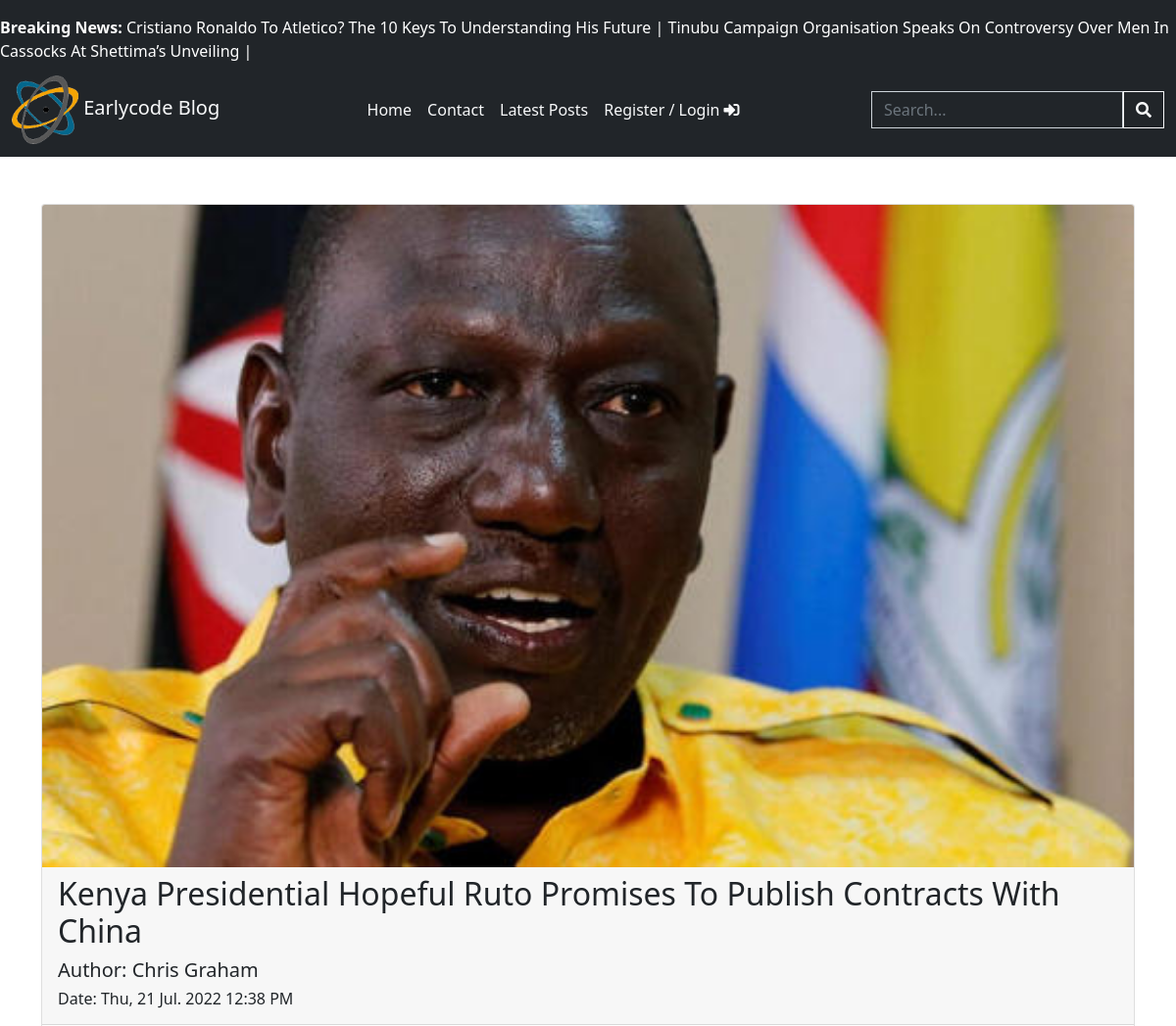
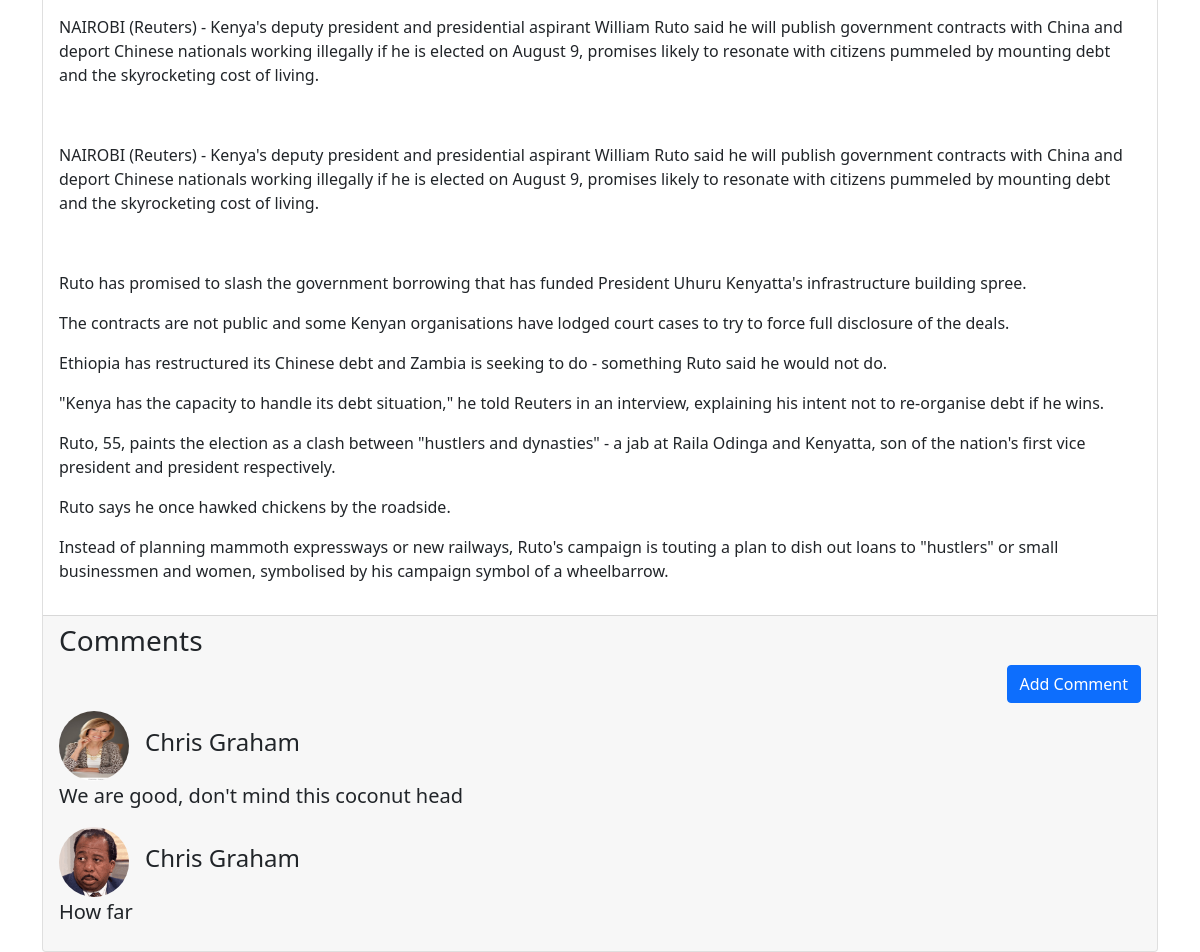
Screenshot of /post?q=5UWuoJvzj with the database file from the repository (2 pictures, top to bottom).
### tables this page shows
CREATE TABLE `tbl_posts` (
  `id` int(11) NOT NULL,
  `post_id` varchar(30) NOT NULL,
  `userid` varchar(20) NOT NULL,
  `title` varchar(400) NOT NULL,
  `main_img` varchar(50) NOT NULL,
  `post_article` varchar(5000) NOT NULL,
  `post_status` varchar(10) NOT NULL,
  `date_created` timestamp NOT NULL DEFAULT current_timestamp() ON UPDATE current_timestamp()
);

CREATE TABLE `users` (
  `id` int(11) NOT NULL,
  `full_name` varchar(300) NOT NULL,
  `email` varchar(300) NOT NULL,
  `phone` varchar(20) NOT NULL,
  `gender` varchar(15) NOT NULL,
  `dob` varchar(30) NOT NULL,
  `country` varchar(100) NOT NULL,
  `user_password` varchar(300) NOT NULL,
  `prof_pic` varchar(100) NOT NULL,
  `user_role` varchar(30) NOT NULL,
  `password_reset` varchar(10) NOT NULL,
  `date_created` date NOT NULL
);

CREATE TABLE `tbl_comments` (
  `id` int(11) NOT NULL,
  `post_id` varchar(30) NOT NULL,
  `userid` varchar(30) NOT NULL,
  `comment` varchar(1000) NOT NULL,
  `date_created` timestamp NOT NULL DEFAULT current_timestamp() ON UPDATE current_timestamp()
);

### assets/modules/sessions.php (called while the page is built, shortened)
<?php
    function getValue($connect,$select,$table,$column,$value){
        $sql = "SELECT $select FROM $table WHERE $column = '$value'";
        $query = mysqli_query($connect,$sql);
        $array = mysqli_fetch_assoc($query);
        return $array;
    }

### post.php (the view, shortened to what this page needs)
<?php
    include_once "assets/app/db_con.php";
?>
<!DOCTYPE html>
<html lang="en">
<head>
    <link rel="stylesheet" href="assets/css/bootstrap5.min.css">
    <link rel="stylesheet" href="assets/fontawsome/css/all.css">
</head>
<body>
    <?php include "assets/modules/navbar.php";
    $post = $_GET['q'];
    $sql = "SELECT * FROM tbl_posts WHERE post_id = '$post'";
    $query = mysqli_query($connectDB, $sql);
    if (mysqli_num_rows($query) < 1) {
        echo "<h1 class=\"text-center py-5 fw-bold\">Post Not Found</h1>";
    } else {
        $row = mysqli_fetch_assoc($query);
    ?>
        <section>
            <div class="container mt-5">
                <div class="card">
                    <img src="assets/img/postImages/<?php echo $row['main_img']; ?>" alt="postImg" class="card-img-top">
                    <div class="card-header">
                        <h2><?php echo ucwords($row['title']); ?></h2>
                        <h5 class="">Author: <span class="fw-lighter">
                            <?php
                                $uid = $row['userid'];
                                $user = getValue($connectDB,"full_name","users","id",$uid);
                                echo ucwords($user['full_name']);
                            ?>
                        </span>
                        </h5>
                        <h6 class="">Date: <span class="fw-lighter">
                            <?php
                                $date = date_create($row['date_created']);
                                echo date_format($date, "D, d M. Y g:i A")
                                ?>
                                </span>
                        </h6>
                    </div>
                    <div class="card-body">
                        <?php echo $row['post_article']; ?>
                    </div>
                    <div class="card-footer">
                        <h3>Comments</h3>
                     <div class="text-end my-2">
                        <button type="button" class="btn btn-primary" data-bs-toggle="modal" data-bs-target="#exampleModal">
                            Add Comment
                        </button>
                     </div>
                        <?php
                            $q = $_GET['q'];
                            $sql = "SELECT * FROM tbl_comments WHERE post_id = '$q' ORDER BY date_created DESC";
                            $query = mysqli_query($connectDB,$sql);
                            while($row = mysqli_fetch_assoc($query)){
                                $uid = $row['userid'];
                                $user = getValue($connectDB,"full_name,prof_pic","users","id",$uid);
                        ?>
                        <div class="position-relative mb-3">
                            <div class="d-flex align-items-center gap-3">
                            <img src="assets/img/avatars/<?php echo $user['prof_pic']; ?>" width="70" height="70" class="rounded-circle">
                            <h4><?php echo ucwords($user['full_name']); ?></h4>
                            </div>
                            <p class="fs-5">
                                <?php echo $row['comment']; ?>
                            </p>
                        </div>
                        <?php } ?>
                    </div>
                </div>
            </div>
        </section>
    <?php } ?>
</body>
</html>

### assets/modules/navbar.php (shortened to what this page needs)
<?php
    require_once "assets/modules/sessions.php";
?>
<section class="bg-dark pt-3">
        <?php
            $news = getValue($connectDB,'post_id','breaking_news','id','1');
        ?>
        <a href="post?q=<?php echo $news['post_id']; ?>" class="text-white text-decoration-none">
            <marquee behavior="scroll" direction="left" scrollamount="7">
                <b>Breaking News: </b>
                 <?php
                    $sql = "SELECT title FROM tbl_posts ORDER BY date_created DESC LIMIT 2";
                    $query = mysqli_query($connectDB,$sql);
                    while($brkNews = mysqli_fetch_assoc($query)){
                        echo ucwords($brkNews['title'])." | ";
                    }
                ?>
            </marquee>
        </a>
</section>
<section>
    <nav class="navbar navbar-expand-lg bg-dark">
    <div class="container-fluid">
        <a class="navbar-brand text-light" href="index">
            <img src="assets/img/logo.png" alt="logo" height="70"> Earlycode Blog
        </a>
        <div class="collapse navbar-collapse" id="navbarSupportedContent">
        <ul class="navbar-nav mx-auto mb-2 mb-lg-0">
            <li class="nav-item">
            <a class="nav-link active text-light" aria-current="page" href="index">Home</a>
            </li>
            <li class="nav-item">
            <a class="nav-link active text-light" aria-current="page" href="contact">Contact</a>
            </li>
            <li class="nav-item">
                <a class="nav-link active text-light" aria-current="page" href="our-posts">Latest Posts</a>
            </li>
            <li class="nav-item">
                <?php if (!isset($_SESSION['id'])) {?>
                <a class="nav-link active text-light" aria-current="page" href="register">Register / Login <i class="fa fa-sign-in-alt"></i></a>
                <?php }else{
                     $user = getValue($connectDB,"full_name","users","id",$_SESSION['id']);
                ?>
                    <a class="nav-link active text-light" aria-current="page" href="users/dashboard"><?php echo ucwords($user['full_name']);   ?></a>
                <?php } ?>
            </li>
        </ul>
        <form action="our-posts" method="get" class="d-flex">
                <input type="text" name="q" placeholder="Search..." class="form-control bg-transparent text-white rounded-0">
                <button class="btn btn-outline-light  rounded-0">
                    <i class="fas fa-search"></i>
                </button>
            </form>
        </div>
    </div>
    </nav>
</section>

### rows the page displays
tbl_posts: title "Cristiano Ronaldo To Atletico? The 10 Keys To Understanding His Future"
tbl_posts: title "Tinubu Campaign Organisation Speaks On Controversy Over Men In Cassocks At Shettima’s Unveiling"
tbl_posts: main_img (picture), title "Kenya Presidential Hopeful Ruto Promises To Publish Contracts With China", date_created "Thu, 21 Jul. 2022 12:38 PM", post_article "NAIROBI (Reuters) - Kenya's deputy president and presidential aspirant William Ruto said he will publish government contracts with China and deport Chinese nationals working illegally if he is elected on August 9, promises likely to resonate with citizens pummeled by mounting debt and the skyrocketing cost of living. NAIROBI (Reuters) - Kenya's deputy president and presidential aspirant William Ruto said he will publish government contracts with China and deport Chinese nationals working illegally if he is elected on August 9, promises likely to resonate with citizens pummeled by mounting debt and the skyrocketing cost of living. Ruto has promised to slash the government borrowing that has…"
users: full_name "Chris Graham"
tbl_comments: userid.prof_pic (picture), userid.full_name "Chris Graham", comment "We are good, don't mind this coconut head"
tbl_comments: userid.prof_pic (picture), userid.full_name "Chris Graham", comment "How far"
